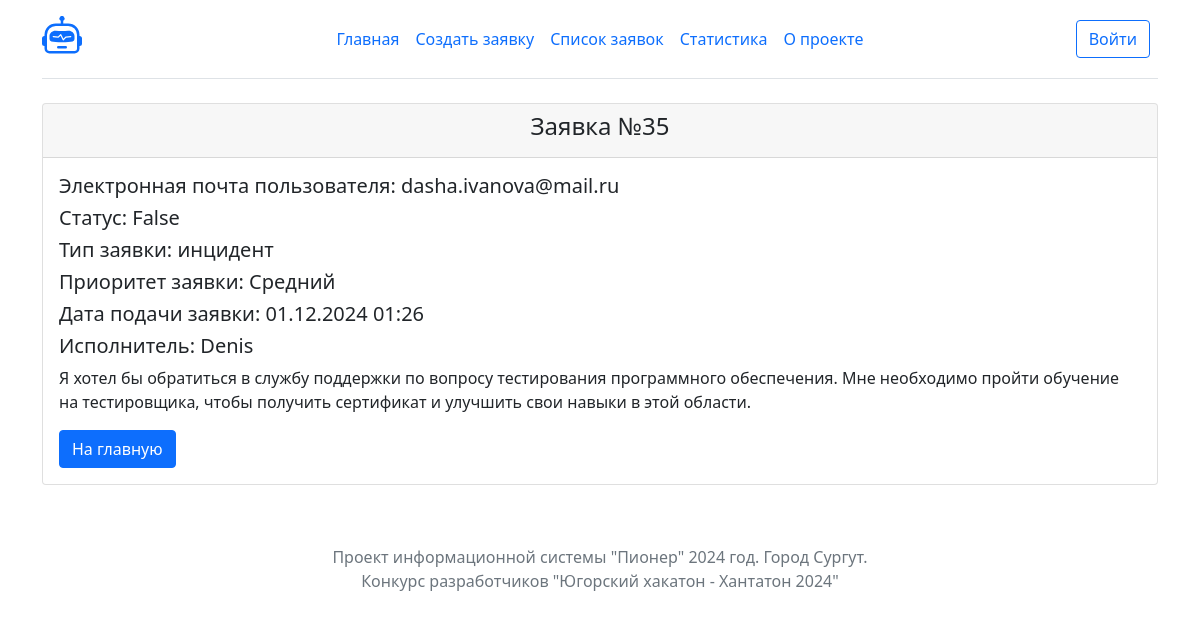
The app's page /task/35/, older data.
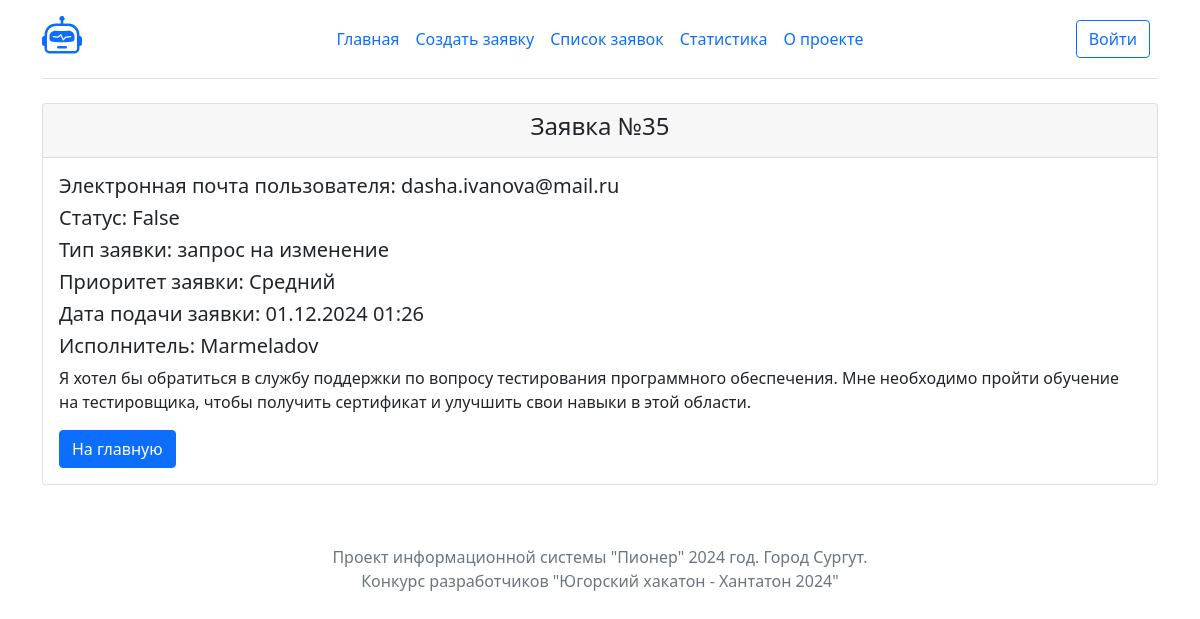
The same page, newer data.
### tasks/models.py (models this page shows, shortened)
class Task(models.Model):
    title = models.CharField(max_length=1024, null=True)
    message = models.TextField()
    authors = models.CharField(max_length=1024)
    contractor = models.ForeignKey(User, on_delete=models.CASCADE, null=True)
    created = models.DateTimeField("date published", auto_now_add= True)
    closed = models.BooleanField(default=False)
    typetask = models.ForeignKey(TypeTask, on_delete=models.CASCADE, null=True)
    priority = models.ForeignKey(Priority, on_delete=models.CASCADE, null=True)

class TypeTask(models.Model):
    type = models.CharField(max_length=50, null=True)
    def __str__(self):
        return self.type

class Priority(models.Model):
    level = models.CharField(max_length=50, null=True)
    def __str__(self):
        return self.level

### tasks/views.py (the view)
# urls.py: path("task/<int:task_id>/", views.task_info, name="task_info"),
def task_info(request, task_id):
    task = Task.objects.get(id=task_id)
    return render(request, 'tasks/task_info.html', {'task': task})

### tasks/templates/tasks/task_info.html
{% extends "tasks/base.html" %}
{% block content %}
    <div class="container">
        <div class="row">
            <div class="col-lg-12">
                <div class="card">
                    <div class="card-header">
                    <h4 class="text-center text">Заявка №{{ task.pk }}</h4>
                    </div>
                    <div class="card-body">
                        <h5 class="card-title">Электронная почта пользователя: {{ task.authors }}</h5>
                        <h5 class="card-title">Статус: {{ task.closed }}</h5>
                        <h5 class="card-title">Тип заявки: {{ task.typetask }}</h5>
                        <h5 class="card-title">Приоритет заявки: {{ task.priority }}</h5>
                        <h5 class="card-title">Дата подачи заявки: {{ task.created|date:'d.m.Y H:i' }}</h5>
                        <h5 class="card-title">Исполнитель: {{ task.contractor }}</h5>
                        <p class="card-text">{{ task.message }}</p>
                        <a href="/" class="btn btn-primary">На главную</a>
                    </div>
                </div>
            </div>
        </div>
    </div>
{% endblock %}

Row changes from the older to the newer data that the page shows:
changed Task "dasha.ivanova@mail.ru": typetask "инцидент" → "запрос на изменение"; contractor "Denis" → "Marmeladov"
